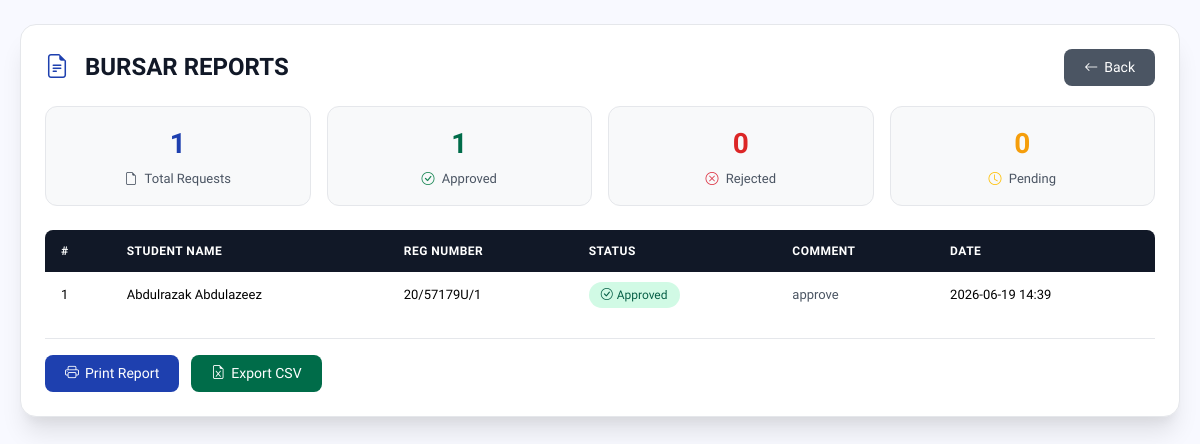
Screenshot of /offices/reports.php (signed in) with the database file from the repository.
### tables this page shows
CREATE TABLE `clearance_status` (
  `id` int(11) NOT NULL,
  `student_id` int(11) DEFAULT NULL,
  `department_role` varchar(100) DEFAULT NULL,
  `status` enum('pending','approved','rejected') DEFAULT 'pending',
  `comment` text DEFAULT NULL,
  `digital_signature` varchar(255) DEFAULT NULL,
  `approved_by` int(11) DEFAULT NULL,
  `approved_at` timestamp NULL DEFAULT NULL,
  `student_name` varchar(255) DEFAULT NULL,
  `reg_number` varchar(100) DEFAULT NULL,
  `rejection_reason` text DEFAULT NULL,
  `resubmitted_at` datetime DEFAULT NULL,
  `updated_at` timestamp NOT NULL DEFAULT current_timestamp() ON UPDATE current_timestamp(),
  `document_file` longtext DEFAULT NULL,
  `requirement_files` longtext DEFAULT NULL
);

CREATE TABLE `students` (
  `id` int(11) NOT NULL,
  `fullname` varchar(200) DEFAULT NULL,
  `reg_number` varchar(100) DEFAULT NULL,
  `email` varchar(150) DEFAULT NULL,
  `phone` varchar(20) DEFAULT NULL,
  `faculty_id` int(11) DEFAULT NULL,
  `faculty_name` varchar(255) DEFAULT NULL,
  `department` varchar(150) DEFAULT NULL,
  `programme` varchar(255) DEFAULT NULL,
  `degree_awarded` varchar(255) DEFAULT NULL,
  `password` varchar(255) DEFAULT NULL,
  `passport` varchar(255) DEFAULT NULL,
  `status` enum('pending','cleared','rejected') DEFAULT 'pending',
  `created_at` timestamp NOT NULL DEFAULT current_timestamp(),
  `verification_token` varchar(255) DEFAULT NULL,
  `verified` enum('0','1') DEFAULT '0',
  `reset_token` varchar(255) DEFAULT NULL,
  `reset_token_expiry` datetime DEFAULT NULL,
  `qr_code` varchar(255) DEFAULT NULL,
  `clearance_slip` varchar(255) DEFAULT NULL,
  `last_login` datetime DEFAULT NULL,
  `account_status` enum('active','suspended') DEFAULT 'active',
  `verification_code` varchar(100) DEFAULT NULL,
  `deleted_at` datetime DEFAULT NULL,
  `email_sent` tinyint(4) DEFAULT 0,
  `senate_status` enum('pending','approved') DEFAULT 'pending'
);

### offices/reports.php (the view, shortened to what this page needs)
<?php
include '../includes/config.php';
$office = isset($_SESSION['office']) ? $_SESSION['office'] : (isset($_SESSION['office_name']) ? $_SESSION['office_name'] : null);
$office = strtoupper($office);
$excluded = "'DEPARTMENT','FACULTY'";
$query = mysqli_query($conn,
"SELECT cs.*, s.fullname, s.reg_number
 FROM clearance_status cs
 INNER JOIN students s ON s.id = cs.student_id
 INNER JOIN (
     SELECT student_id, MAX(id) AS max_id
     FROM clearance_status
     WHERE department_role='$office'
     GROUP BY student_id
 ) latest
 ON cs.student_id = latest.student_id
 AND cs.id = latest.max_id
 WHERE cs.department_role='$office'
 AND cs.department_role NOT IN ($excluded)
 ORDER BY cs.id DESC
");
$total = mysqli_num_rows($query);
$approved = 0;
$rejected = 0;
$pending = 0;
$count_q = mysqli_query($conn,
"SELECT status, COUNT(*) as count
 FROM clearance_status cs
 INNER JOIN (
     SELECT student_id, MAX(id) AS max_id
     FROM clearance_status
     WHERE department_role='$office'
     GROUP BY student_id
 ) latest
 ON cs.student_id = latest.student_id
 AND cs.id = latest.max_id
 WHERE cs.department_role='$office'
 AND cs.department_role NOT IN ($excluded)
 GROUP BY cs.status
");
while($c = mysqli_fetch_assoc($count_q)){
    if($c['status'] == 'approved') $approved = $c['count'];
    elseif($c['status'] == 'rejected') $rejected = $c['count'];
    else $pending = $c['count'];
}
?>
<!DOCTYPE html>
<html>
<head>
    <link rel="stylesheet" href="https://cdn.jsdelivr.net/npm/bootstrap@5.3.2/dist/css/bootstrap.min.css">
    <link rel="stylesheet" href="https://cdn.jsdelivr.net/npm/bootstrap-icons@1.11.3/font/bootstrap-icons.min.css">
</head>
<body>
<div class="container">
    <div class="card">
        <div class="page-header">
            <h2><i class="bi bi-file-earmark-text"></i> <?php echo htmlspecialchars($office); ?> REPORTS</h2>
            <a href="dashboard.php" class="btn-back">
                <i class="bi bi-arrow-left"></i> Back
            </a>
        </div>
        <div class="stats-grid">
            <div class="stats-card">
                <div class="number primary"><?php echo $total; ?></div>
                <div class="label"><i class="bi bi-file-earmark"></i> Total Requests</div>
            </div>
            <div class="stats-card">
                <div class="number success"><?php echo $approved; ?></div>
                <div class="label"><i class="bi bi-check-circle text-success"></i> Approved</div>
            </div>
            <div class="stats-card">
                <div class="number danger"><?php echo $rejected; ?></div>
                <div class="label"><i class="bi bi-x-circle text-danger"></i> Rejected</div>
            </div>
            <div class="stats-card">
                <div class="number warning"><?php echo $pending; ?></div>
                <div class="label"><i class="bi bi-clock text-warning"></i> Pending</div>
            </div>
        </div>
        <div class="table-responsive-custom">
            <table class="table">
                <thead>
                    <tr>
                        <th>#</th>
                        <th>Student Name</th>
                        <th>Reg Number</th>
                        <th>Status</th>
                        <th>Comment</th>
                        <th>Date</th>
                    </tr>
                </thead>
                <tbody>
                    <?php if(mysqli_num_rows($query) > 0){
                        $counter = 1;
                    ?>
                    <?php while($row = mysqli_fetch_assoc($query)){
                        $status = strtolower($row['status']);
                        $status_class = $status;
                        $status_icon = $status == 'approved' ? 'bi-check-circle' : ($status == 'rejected' ? 'bi-x-circle' : 'bi-clock');
                    ?>
                    <tr>
                        <td data-label="#"><?php echo $counter++; ?></td>
                        <td data-label="Student Name"><?php echo htmlspecialchars($row['fullname']); ?></td>
                        <td data-label="Reg Number"><?php echo htmlspecialchars($row['reg_number']); ?></td>
                        <td data-label="Status">
                            <span class="status-badge <?php echo $status_class; ?>">
                                <i class="bi <?php echo $status_icon; ?>"></i> <?php echo ucfirst($status); ?>
                            </span>
                        </td>
                        <td data-label="Comment">
                            <?php
                            if(!empty($row['comment'])){
                                echo "<span class='comment-text'>" . htmlspecialchars($row['comment']) . "</span>";
                            } else {
                                echo "<span class='comment-text empty'>No comment</span>";
                            }
                            ?>
                        </td>
                        <td data-label="Date">
                            <?php
                            $date = !empty($row['approved_at']) ? $row['approved_at'] : ($row['updated_at'] ?? '');
                            echo !empty($date) ? date('Y-m-d H:i', strtotime($date)) : '<span class="text-muted">-</span>';
                            ?>
                        </td>
                    </tr>
                    <?php } ?>
                    <?php } ?>
                </tbody>
            </table>
        </div>
        <div class="export-section">
            <button onclick="window.print()" class="btn-print">
                <i class="bi bi-printer"></i> Print Report
            </button>
            <button onclick="exportCSV()" class="btn-export">
                <i class="bi bi-file-earmark-excel"></i> Export CSV
            </button>
        </div>
    </div>
</div>
</body>
</html>

### offices/reports.php (style rules this page uses)
:root { --primary-blue: #1e40af; --primary-dark: #1e3a8a; --bg-light: #f8f9ff; --card-shadow: 0 1px 3px rgba(0,0,0,0.05); --border-color: #e5e7eb; --text-dark: #111827; --text-muted: #4b5563; }
* { box-sizing: border-box; }
body { background: var(--bg-light); font-family: 'Hanken Grotesk', sans-serif; color: var(--text-dark); margin: 0; padding: 0; min-height: 100vh; }
.container { max-width: 1280px; padding: 24px 20px; margin: 0 auto; }
.card { border: none; border-radius: 1rem; box-shadow: 0 20px 25px -5px rgba(0,0,0,0.1), 0 10px 10px -5px rgba(0,0,0,0.04); border: 1px solid var(--border-color); background: #ffffff; padding: 24px; }
.page-header { display: flex; justify-content: space-between; align-items: center; flex-wrap: wrap; gap: 12px; margin-bottom: 20px; }
.page-header h2 { font-weight: 700; color: var(--text-dark); font-size: 24px; margin: 0; font-family: 'Hanken Grotesk', sans-serif; }
.page-header h2 i { color: var(--primary-blue); margin-right: 10px; }
.btn-back { background: #4b5563; color: #ffffff; padding: 8px 20px; border-radius: 0.5rem; border: none; font-weight: 500; font-size: 14px; transition: all 0.15s ease; text-decoration: none; display: inline-flex; align-items: center; gap: 6px; font-family: 'Hanken Grotesk', sans-serif; }
.btn-print { background: var(--primary-blue); color: #ffffff; padding: 8px 20px; border-radius: 0.5rem; border: none; font-weight: 500; font-size: 14px; transition: all 0.15s ease; cursor: pointer; font-family: 'Hanken Grotesk', sans-serif; display: inline-flex; align-items: center; gap: 6px; }
.btn-export { background: #006c49; color: #ffffff; padding: 8px 20px; border-radius: 0.5rem; border: none; font-weight: 500; font-size: 14px; transition: all 0.15s ease; cursor: pointer; font-family: 'Hanken Grotesk', sans-serif; display: inline-flex; align-items: center; gap: 6px; }
.stats-grid { display: grid; grid-template-columns: repeat(4, 1fr); gap: 16px; margin-bottom: 24px; }
.stats-card { background: #f8f9fa; border-radius: 0.75rem; padding: 16px; text-align: center; border: 1px solid var(--border-color); transition: all 0.2s; }
.stats-card .number { font-size: 28px; font-weight: 700; font-family: 'Hanken Grotesk', sans-serif; }
.stats-card .number.primary { color: var(--primary-blue); }
.stats-card .number.success { color: #006c49; }
.stats-card .number.danger { color: #dc2626; }
.stats-card .number.warning { color: #f59e0b; }
.stats-card .label { color: var(--text-muted); font-size: 13px; font-family: 'Hanken Grotesk', sans-serif; margin-top: 4px; }
.stats-card .label i { margin-right: 4px; }
.table-responsive-custom { overflow-x: auto; -webkit-overflow-scrolling: touch; margin: 0 -4px; padding: 0 4px; }
.table { width: 100%; border-collapse: collapse; font-family: 'Hanken Grotesk', sans-serif; font-size: 14px; margin-bottom: 0; }
.table thead th { background: #111827; color: #ffffff; font-weight: 600; font-size: 12px; text-transform: uppercase; letter-spacing: 0.5px; padding: 12px 16px; border: none; white-space: nowrap; font-family: 'Hanken Grotesk', sans-serif; }
.table thead th:first-child { border-radius: 0.5rem 0 0 0; }
.table thead th:last-child { border-radius: 0 0.5rem 0 0; }
.table tbody td { padding: 10px 16px; vertical-align: middle; border-bottom: 1px solid var(--border-color); font-size: 13px; font-family: 'Hanken Grotesk', sans-serif; }
.table tbody tr:last-child td { border-bottom: none; }
.status-badge { padding: 4px 12px; border-radius: 20px; font-weight: 500; font-size: 12px; display: inline-flex; align-items: center; gap: 4px; font-family: 'Hanken Grotesk', sans-serif; }
.status-badge.approved { background: #d1fae5; color: #065f46; }
.comment-text { color: var(--text-muted); font-size: 13px; }
.export-section { margin-top: 20px; padding-top: 16px; border-top: 1px solid var(--border-color); display: flex; gap: 12px; flex-wrap: wrap; }

### rows the page displays
clearance_status: student.fullname "Abdulrazak Abdulazeez", student.reg_number "20/57179U/1", status "Approved", comment "approve", approved_at "2026-06-19 14:39"

### other values shown
$office "BURSAR"
$total "1"
$approved "1"
$rejected "0"
$pending "0"
